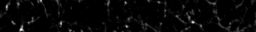
%> input picture cellnav/cellNav_0.70/karl/images/AVG_Ai148_129SVG3_122618_1005-1.tif, 256 x 32 px
$ octave findVecAmature2.m   (GNU Octave 9; MATLAB toolbox functions it lacks are replaced by stand-ins)
%> lines starting %> are read from the running program, lines starting %| are printed output that depends on the picture; in (x1, y1, x2, y2) boxes, pixels count from 0 and x2, y2 are one past the last pixel; in counts of white or black regions, pixels touching at a corner belong together; the program's own positions count from 1
colormap gray(256)

[TFN TPN] = uigetfile('.tif')
%> the answer given: ../../../cellnav/cellNav_0.70/karl/images/AVG_Ai148_129SVG3_122618_1005-1.tif

I = imread([TPN TFN]);
%> I is the input picture: size 32x256 uint16; min 0, max 39, mean 1.1
subplot(2,1,1)
image(I)

I = 255-I;
%I = I(600:750,300:425);


Im = medfilt2(double(I), [3 3]);

[ys, xs] = size(I);
%> ys = 32; xs = 256

%% Create hollow gaussian with negative surround

R = 20;

fsize = R * 2 + 1;
distMap = zeros(fsize,fsize);
for x = 1:fsize,
    for y = 1:fsize
        distMap(y,x) = sqrt((y-R-1)^2 + (x-R-1)^2);
    end
end
useK = find(distMap<=R);
blankK = find(distMap>R);

centA = 4
centSD = 18
center = centA * exp(-.5 * ((distMap)/centSD)^2);
%center(center > mean([mean(center(:)) max(center(:))])) = mean(center(:));

surA = 4
surSD = 24;
surround = surA * exp(-.5 * ((distMap)/surSD)^2);

kRat = mean(center(useK))/mean(surround(useK));
kern =  center - surround * kRat;
kern(blankK) = 0;
image(kern * 155/max(kern(:)) + 100 )
subplot(2,1,2)
plot(kern(R+1,:))
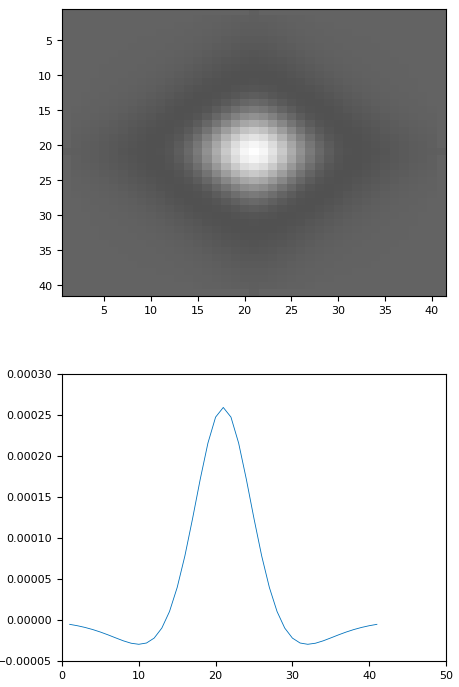
%> figure redrawn from the program's plot data, 2 panels
%ylim([-1 2])

%% Convolve
Imf = conv2(Im,kern,'same');
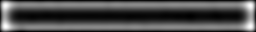
%> Imf: size 32x256 double; min 0.12, max 1.91, mean 0.662; drawn with min black and max white

sdI = std(Imf(:));
%> sdI = 0.378
Imf = Imf - mean(Imf(:));
Imf = Imf * 50/sdI;
Imf = Imf + 120;
image(Imf)
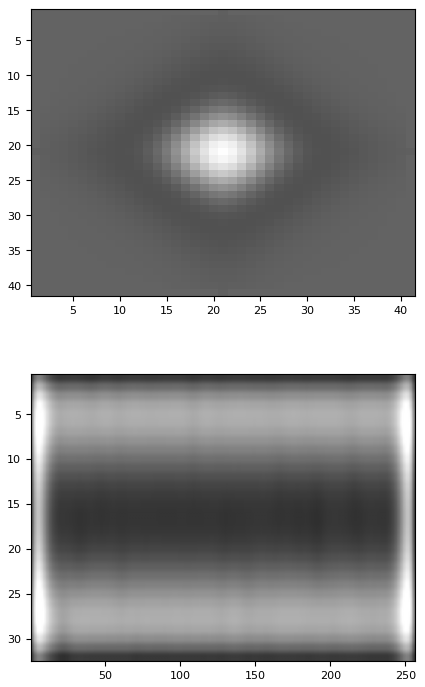
%> figure redrawn from the program's plot data, 2 panels

%% Threshold

It = Imf > (median(Imf(:)) * 1.5);
%> It: size 32x256 logical; 17.6% white; 1 white region, box (x1, y1, x2, y2) and area: (1, 1, 255, 31) 1444
image(It*1000);
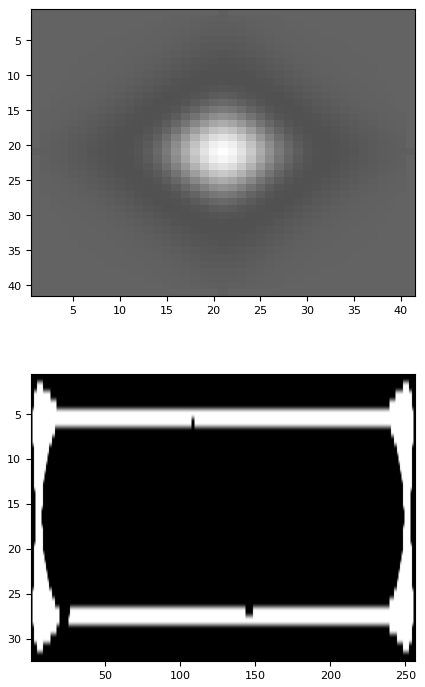
%> figure redrawn from the program's plot data, 2 panels

Il = bwlabel(It,4);

Ivec = It * 0;
%> Ivec: size 32x256 double; every value is 0
Ilarge = Ivec;
vPos = [];
Icent = It * 0;
Ilong = It * 0;
Ismall = It * 0;
for i = 1: max(Il(:))
    lPos = find(Il == i);
    if length(lPos)>200
        Ilarge(lPos) = 1;
    elseif length(lPos)<20
        Ismall(lPos) = 1;
    else
        [y x ] = ind2sub([ys xs],lPos);
        [a pc c d] = princomp([y x]);
        lengthWidth = max(pc,[],1) - min(pc,[],1);
        if lengthWidth(1)/lengthWidth(2) > 2;
            Ilong(lPos) = 1;
        else

            Ivec(lPos) = 1;
            [y x] = ind2sub([ys xs],lPos);
            vPos(size(vPos,1)+1,:) = [mean(y) mean(x)];
            Icent(round(mean(y)), round(mean(x))) = 1;
        end
    end
end
%> this loop made 1 pass
%> after the loop, x = 41; y = 41

image(Icent * 10000)
Imem = Ilarge | Ilong;

%% group

R = 20;

fsize = R * 2 + 1;
distMap = zeros(fsize,fsize);
for x = 1:fsize,
    for y = 1:fsize
        distMap(y,x) = sqrt((y-R-1)^2 + (x-R-1)^2);
    end
end
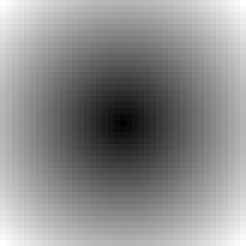
%> distMap: size 41x41 double (shown 6 times larger); min 0, max 28.28, mean 15.7; drawn with min black and max white
useK = find(distMap<=R);
%> useK = 1257 values from 21 to 1661
blankK = find(distMap>R);
%> blankK = 424 values from 1 to 1681

% [4 lines of commented-out code are left out]

groupK = R - distMap;
groupK(groupK<0) = 0;
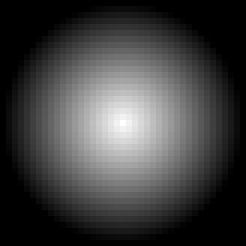
%> groupK: size 41x41 double (shown 6 times larger); min 0, max 20, mean 4.98; drawn with min black and max white
groupK = groupK/max(groupK(:));

Igroup = conv2(Icent, groupK,'same');
Igroup(Igroup < .6) = 0;
Igroup(Ilarge>0) = 0;

SE = strel('disk', 5);
Iopen = imopen(Igroup,SE);
Iopen(Ilarge>0) = 0;

[IgLab IglN] = bwlabel(Iopen,4);
%> IglN = 0

Ipass = Igroup * 0;
for i = 1: IglN
   groupPos = find(IgLab == i);
%    gVal(i) = sum(Igroup(groupPos));
   if length(groupPos) > 1000
       numVec(i) = sum(Icent(groupPos));
       Ipass(groupPos) = 50 + numVec(i) * 5;
   end

end
%> this loop made 0 passes

image(Ipass * 1000)


image(Igroup* 100/mean(Igroup(:)))

% [21 lines of commented-out code are left out]


%% Show
Ic = Ipass;
Ic(:,:,2) = I;
Ic(:,:,3) = (Ivec * 1000);

image(uint8(Ic))
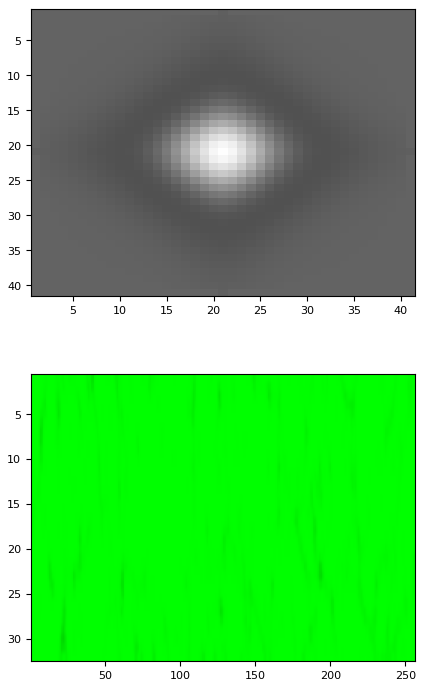
%> figure redrawn from the program's plot data, 2 panels

$ run again, on cellnav/cellNav_0.70/karl/images/AVG_Ai148_129SVG3_122618_1007-1.tif
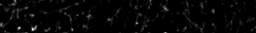
%> input picture cellnav/cellNav_0.70/karl/images/AVG_Ai148_129SVG3_122618_1007-1.tif, 256 x 33 px
%> I is the input picture: size 33x256 uint16; min 0, max 35, mean 0.8
%> sdI = 0.387
%> It: size 33x256 logical; 17% white; 1 white region, box (x1, y1, x2, y2) and area: (1, 1, 255, 32) 1440
%> `image(It*1000);`:
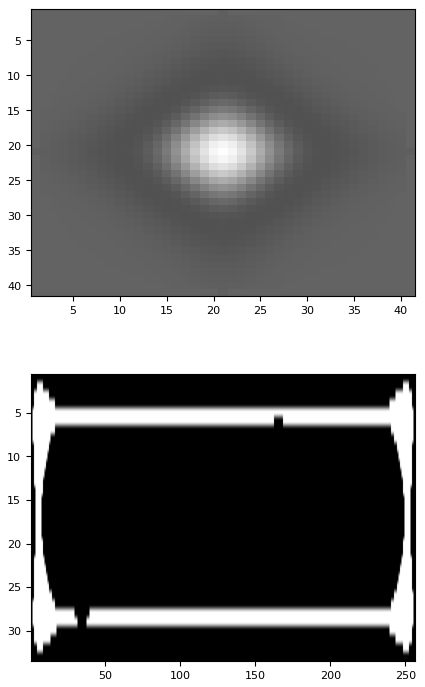
%> figure redrawn from the program's plot data, 2 panels
%> Ivec: size 33x256 double; every value is 0
%> the loop `for i = 1: max(Il(:))` made 1 pass
%> after the loop `for i = 1: max(Il(:))`: x = 41
%> useK = 1257 values from 21 to 1661
%> blankK = 424 values from 1 to 1681
%> IglN = 0
%> `image(uint8(Ic))`:
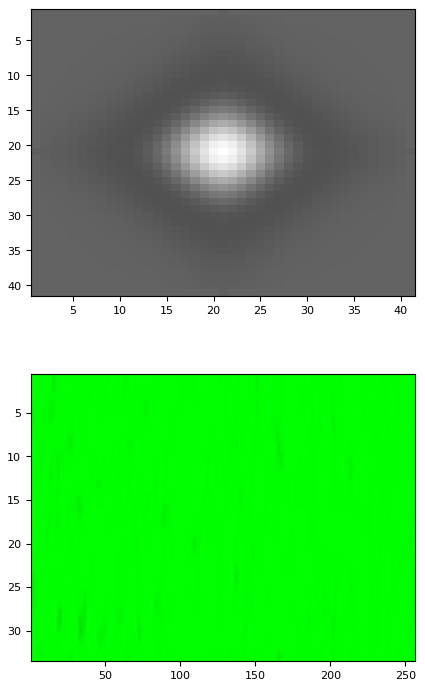
%> figure redrawn from the program's plot data, 2 panels

$ run again, on cellnav/cellNav_0.70/karl/images/AVG_Ai148_129SVG3_122618_1008-1.tif
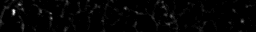
%> input picture cellnav/cellNav_0.70/karl/images/AVG_Ai148_129SVG3_122618_1008-1.tif, 256 x 32 px
%> I is the input picture: size 32x256 uint16; min 0, max 33, mean 0.6
%> sdI = 0.38
%> `It = Imf > (median(Imf(:)) * 1.5);`:
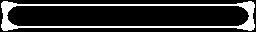
%> It: size 32x256 logical; 18% white; 1 white region, box (x1, y1, x2, y2) and area: (1, 1, 255, 31) 1475
%> Ivec: size 32x256 double; every value is 0
%> the loop `for i = 1: max(Il(:))` made 1 pass
%> after the loop `for i = 1: max(Il(:))`: x = 41
%> useK = 1257 values from 21 to 1661
%> blankK = 424 values from 1 to 1681
%> IglN = 0
